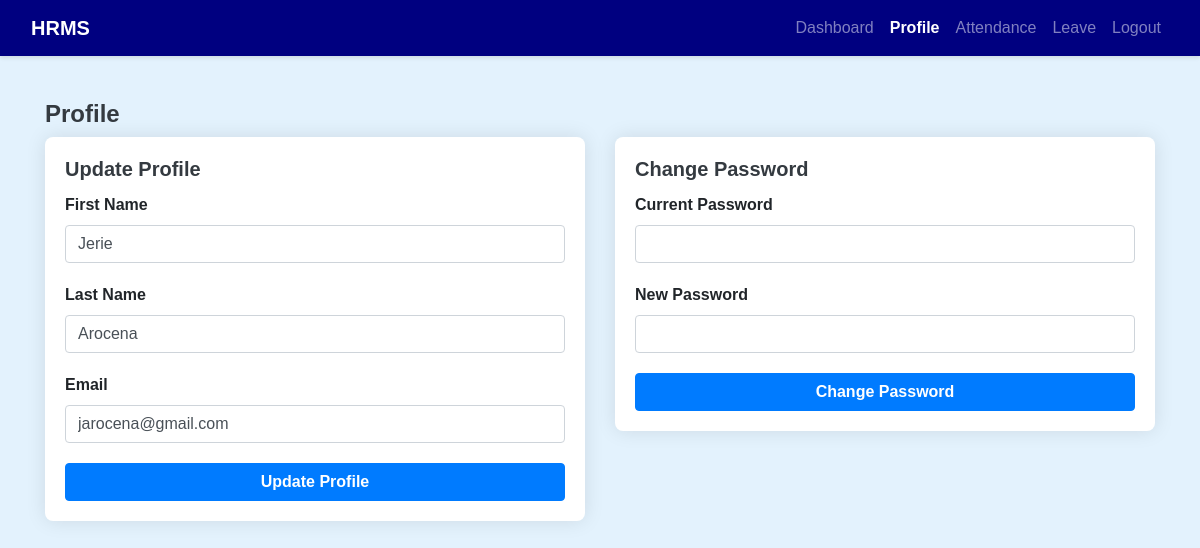
The app's page /employeeProfile.php (signed in) with its own data.
### tables this page shows
CREATE TABLE `user` (
  `userId` int(11) NOT NULL,
  `firstName` varchar(255) NOT NULL,
  `lastName` varchar(255) NOT NULL,
  `email` varchar(255) NOT NULL,
  `password` varchar(255) NOT NULL,
  `roles` varchar(255) NOT NULL,
  `employeeId` int(11) DEFAULT NULL
);

### employeeProfile.php (the view, shortened to what this page needs)
<?php
include 'connect.php';
$userId = $_SESSION['userId'];
$firstName = $lastName = $email = '';
if ($_SERVER['REQUEST_METHOD'] == 'POST' && isset($_POST['updateProfile'])) {
   $firstName = $_POST['firstName'];
   $lastName = $_POST['lastName'];
   $email = $_POST['email'];
   $updateQuery = "UPDATE user SET firstName = ?, lastName = ?, email = ? WHERE userId = ?";
   $stmt = $conn->prepare($updateQuery);
   $stmt->bind_param("sssi", $firstName, $lastName, $email, $userId);
   if ($stmt->execute()) {
      $successMessage = "Profile updated successfully.";
   } else {
      $errorMessage = "Error updating profile.";
   }
   $stmt->close();
} else {
   $selectQuery = "SELECT firstName, lastName, email FROM user WHERE userId = ?";
   $stmt = $conn->prepare($selectQuery);
   $stmt->bind_param("i", $userId);
   $stmt->execute();
   $stmt->bind_result($firstName, $lastName, $email);
}
?>
<!DOCTYPE html>
<html lang="en">
<head>
   <link href="https://stackpath.bootstrapcdn.com/bootstrap/4.5.2/css/bootstrap.min.css" rel="stylesheet">
   <link href="https://cdnjs.cloudflare.com/ajax/libs/font-awesome/5.15.3/css/all.min.css" rel="stylesheet">
</head>
<body>
   <nav class="navbar navbar-expand-lg navbar-dark">
      <div class="container-fluid">
         <a class="navbar-brand" href="#">HRMS</a>
         <div class="collapse navbar-collapse" id="navbarNav">
            <ul class="navbar-nav ml-auto">
               <li class="nav-item">
                  <a class="nav-link" href="employeeDashboard.php">Dashboard</a>
               </li>
               <li class="nav-item">
                  <a class="nav-link active" href="employeeProfile.php">Profile</a>
               </li>
               <li class="nav-item">
                  <a class="nav-link" href="employeeAttendance.php">Attendance</a>
               </li>
               <li class="nav-item">
                  <a class="nav-link" href="employeeLeave.php">Leave</a>
               </li>
               <li class="nav-item">
                  <a class="nav-link" href="logout.php">Logout</a>
               </li>
            </ul>
         </div>
      </div>
   </nav>
   <div class="container mt-4">
      <div class="row">
         <div class="col-md-12">
            <h2 class="page-title">Profile</h2>
         </div>
      </div>
      <div class="row">
         <div class="col-md-6">
            <div class="card">
               <div class="card-body">
                  <h5 class="card-title">Update Profile</h5>
                  <form action="<?php echo $_SERVER['PHP_SELF']; ?>" method="POST">
                     <div class="form-group">
                        <label for="firstName">First Name</label>
                        <input type="text" class="form-control" id="firstName" name="firstName"
                           value="<?php echo htmlspecialchars($firstName); ?>" required>
                     </div>
                     <div class="form-group">
                        <label for="lastName">Last Name</label>
                        <input type="text" class="form-control" id="lastName" name="lastName"
                           value="<?php echo htmlspecialchars($lastName); ?>" required>
                     </div>
                     <div class="form-group">
                        <label for="email">Email</label>
                        <input type="email" class="form-control" id="email" name="email"
                           value="<?php echo htmlspecialchars($email); ?>" required>
                     </div>
                     <input type="submit" class="btn btn-primary btn-block" name="updateProfile" value="Update Profile">
                  </form>
               </div>
            </div>
         </div>
         <div class="col-md-6">
            <div class="card">
               <div class="card-body">
                  <h5 class="card-title">Change Password</h5>
                  <form action="<?php echo $_SERVER['PHP_SELF']; ?>" method="POST">
                     <div class="form-group">
                        <label for="currentPassword">Current Password</label>
                        <input type="password" class="form-control" id="currentPassword" name="currentPassword" required>
                     </div>
                     <div class="form-group">
                        <label for="newPassword">New Password</label>
                        <input type="password" class="form-control" id="newPassword" name="newPassword" required>
                     </div>
                     <input type="submit" class="btn btn-primary btn-block" name="changePassword"
                        value="Change Password">
                  </form>
               </div>
            </div>
         </div>
      </div>
   </div>
</body>
</html>

### employeeProfile.php (style rules this page uses)
body { background-color: #e3f2fd; font-family: Arial, sans-serif; }
.navbar { background-color: navy; box-shadow: 0 2px 4px rgba(0, 0, 0, 0.1); }
.navbar-brand { font-weight: bold; color: #343a40; }
.navbar-nav .nav-link { color: #343a40; }
.navbar-nav .nav-link.active { font-weight: bold; }
.page-title { font-size: 24px; font-weight: bold; margin-top: 20px; color: #343a40; }
.card { border: none; border-radius: 8px; background-color: #ffffff; box-shadow: 0 0 20px rgba(0, 0, 0, 0.1); transition: transform 0.3s ease-in-out; }
.card-body { padding: 20px; }
.card-title { font-size: 20px; font-weight: bold; color: #343a40; }
.btn-primary { background-color: #007bff; border-color: #007bff; font-weight: bold; }
.form-group { margin-bottom: 20px; }
.form-group label { font-weight: bold; }

### records on screen
user: firstName "Jerie", lastName "Arocena", email "jarocena@gmail.com"
